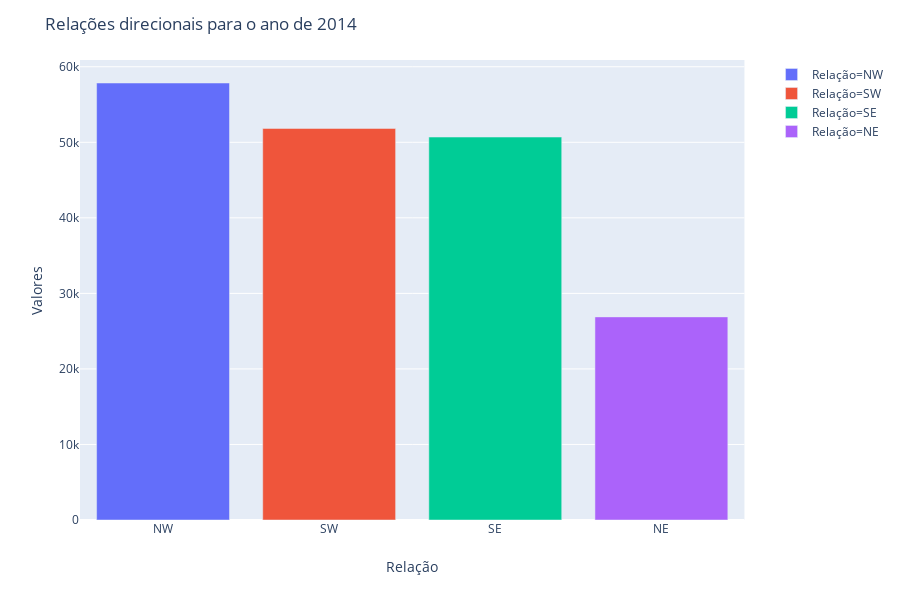

The notebook cell saved with this chart:
### Markdown cell above
### RELACOES DIRECIONAIS

### Code cell
an2014 = tidy_data2014.resample('Y')['T_RELATION'].value_counts()

df2014 = pd.DataFrame({'Relação':an2014.index.get_level_values('T_RELATION').values, 'Valores':an2014.values.ravel()})

fig = px.bar(df2014, x='Relação', y='Valores', color='Relação', labels='Relação')
fig.update_layout(title_text='Relações direcionais para o ano de 2014')
fig.write_image("img/graficos/all_rel_dir_2014.png")
fig.show()

### Figure 1 — Plotly figure (JSON) as saved in the notebook; plotly's stock layout.template omitted (floating-point values rounded to 4 significant figures)
{"data": [{"alignmentgroup": "True", "hoverlabel": {"namelength": 0}, "hovertemplate": "Relação=%{x}<br>Valores=%{y}", "legendgroup": "Relação=NW", "marker": {"color": "#636efa"}, "name": "Relação=NW", "offsetgroup": "Relação=NW", "orientation": "v", "showlegend": true, "textposition": "auto", "type": "bar", "x": ["NW"], "xaxis": "x", "y": [57851], "yaxis": "y"}, {"alignmentgroup": "True", "hoverlabel": {"namelength": 0}, "hovertemplate": "Relação=%{x}<br>Valores=%{y}", "legendgroup": "Relação=SW", "marker": {"color": "#EF553B"}, "name": "Relação=SW", "offsetgroup": "Relação=SW", "orientation": "v", "showlegend": true, "textposition": "auto", "type": "bar", "x": ["SW"], "xaxis": "x", "y": [51836], "yaxis": "y"}, {"alignmentgroup": "True", "hoverlabel": {"namelength": 0}, "hovertemplate": "Relação=%{x}<br>Valores=%{y}", "legendgroup": "Relação=SE", "marker": {"color": "#00cc96"}, "name": "Relação=SE", "offsetgroup": "Relação=SE", "orientation": "v", "showlegend": true, "textposition": "auto", "type": "bar", "x": ["SE"], "xaxis": "x", "y": [50696], "yaxis": "y"}, {"alignmentgroup": "True", "hoverlabel": {"namelength": 0}, "hovertemplate": "Relação=%{x}<br>Valores=%{y}", "legendgroup": "Relação=NE", "marker": {"color": "#ab63fa"}, "name": "Relação=NE", "offsetgroup": "Relação=NE", "orientation": "v", "showlegend": true, "textposition": "auto", "type": "bar", "x": ["NE"], "xaxis": "x", "y": [26890], "yaxis": "y"}], "layout": {"barmode": "relative", "height": 600, "legend": {"tracegroupgap": 0}, "margin": {"t": 60}, "title": {"text": "Relações direcionais para o ano de 2014"}, "xaxis": {"anchor": "y", "categoryarray": ["NW", "SW", "SE", "NE"], "categoryorder": "array", "domain": [0, 0.98], "title": {"text": "Relação"}}, "yaxis": {"anchor": "x", "domain": [0, 1], "title": {"text": "Valores"}}}}
